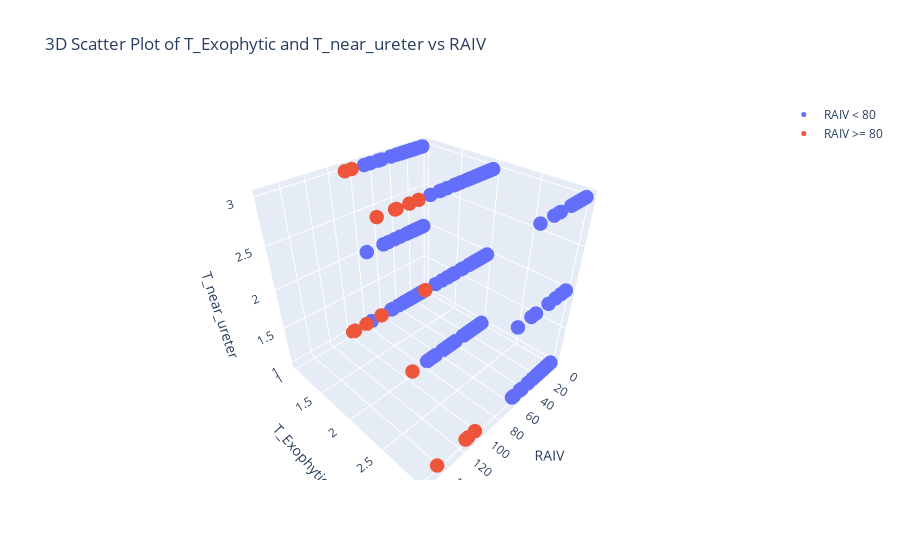

Notebook code cell kept with this figure:
### Markdown cell above
## T_near_ureter , T_Exophytic , RAIV 값을 3차원으로 확인

### Code cell
import plotly.graph_objects as go

# Filter merged_result based on RAIV >= 80
merged_result_raiv_80 = merged_result[merged_result['RAIV'] >= 80]

# Create a scatter plot for RAIV < 80
trace_raiv_lt_80 = go.Scatter3d(
    x=merged_result[merged_result['RAIV'] < 80]['RAIV'],
    y=merged_result[merged_result['RAIV'] < 80]['T_Exophytic'],
    z=merged_result[merged_result['RAIV'] < 80]['T_near_ureter'],
    mode='markers',
    name='RAIV < 80',
    marker=dict(size=5)
)

# Create a scatter plot for RAIV >= 80
trace_raiv_gte_80 = go.Scatter3d(
    x=merged_result_raiv_80['RAIV'],
    y=merged_result_raiv_80['T_Exophytic'],
    z=merged_result_raiv_80['T_near_ureter'],
    mode='markers',
    name='RAIV >= 80',
    marker=dict(size=5)
)

# Create layout
layout = go.Layout(
    title="3D Scatter Plot of T_Exophytic and T_near_ureter vs RAIV",
    scene=dict(
        xaxis=dict(title='RAIV'),
        yaxis=dict(title='T_Exophytic'),
        zaxis=dict(title='T_near_ureter')
    )
)

# Create figure and add traces
fig = go.Figure(data=[trace_raiv_lt_80, trace_raiv_gte_80], layout=layout)

# Show plot
fig.show()

### Figure 1 — Plotly figure (JSON) as saved in the notebook; plotly's stock layout.template omitted (floating-point values rounded to 4 significant figures; data arrays with more than 128 entries replaced by an {"elided": "..."} marker saying what was removed)
{"data": [{"marker": {"size": 5}, "mode": "markers", "name": "RAIV < 80", "type": "scatter3d", "x": {"elided": "371 float values"}, "y": {"elided": "371 int values"}, "z": {"elided": "371 int values"}}, {"marker": {"size": 5}, "mode": "markers", "name": "RAIV >= 80", "type": "scatter3d", "x": [95.7, 85.4, 114, 154.8, 94.2, 111.3, 103.6, 143.4, 93.6, 82.3, 88.5, 82.2, 82.2, 106, 121.1, 122.7, 104.8, 97.9], "y": [1, 2, 3, 3, 2, 3, 3, 3, 2, 1, 1, 1, 1, 2, 2, 2, 2, 1], "z": [1, 3, 1, 3, 1, 1, 1, 1, 3, 3, 3, 3, 1, 3, 3, 2, 3, 1]}], "layout": {"scene": {"xaxis": {"title": {"text": "RAIV"}}, "yaxis": {"title": {"text": "T_Exophytic"}}, "zaxis": {"title": {"text": "T_near_ureter"}}}, "title": {"text": "3D Scatter Plot of T_Exophytic and T_near_ureter vs RAIV"}}}
